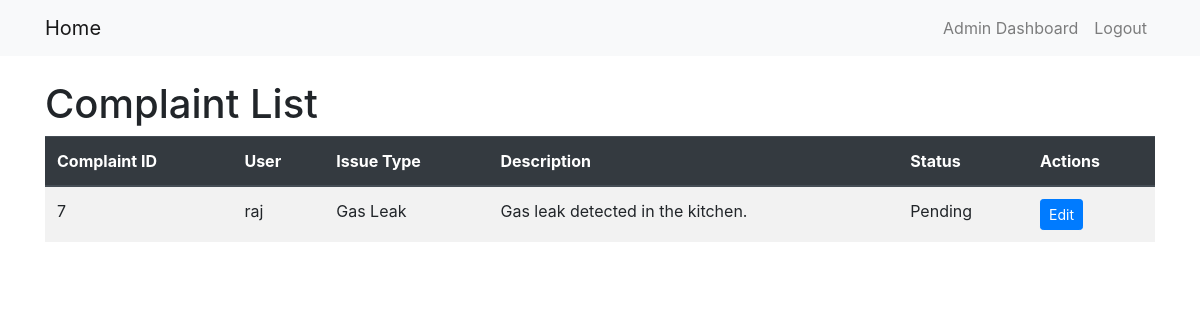
/admin-panel/complaints/ (signed in), run on the app's committed database.
### core/models.py (models this page shows, shortened)
class Complaint(models.Model):
    ISSUE_TYPES = [
        ('Gas Leak', 'Gas Leak'),
        ('Billing Issue', 'Billing Issue'),
        ('Regulator Issue', 'Regulator Issue'),
        ('Other', 'Other'),
    ]
    STATUS_CHOICES = [
        ('Pending', 'Pending'),
        ('Completed', 'Completed'),
        ('Cancelled', 'Cancelled'),
    ]
    user = models.ForeignKey(User, on_delete=models.CASCADE)
    issue_type = models.CharField(max_length=20, choices=ISSUE_TYPES)
    description = models.TextField()
    status = models.CharField(max_length=10, choices=STATUS_CHOICES, default='Pending')
    created_at = models.DateTimeField(auto_now_add=True)

class User(AbstractUser):
    phone = models.CharField(max_length=15, blank=True, null=True)
    address = models.TextField(blank=True, null=True)
    isAdmin = models.BooleanField(default=False)
    has_active_cylinder = models.BooleanField(default=False)

### admin_panel/views.py (the view)
# urls.py: path('complaints/', ComplaintListView.as_view(), name='admin_complaint_list'),
class ComplaintListView(LoginRequiredMixin, UserPassesTestMixin, ListView):
    model = Complaint
    template_name = 'admin_panel/complaint_list.html'
    context_object_name = 'complaints'
    def test_func(self):
        return self.request.user.isAdmin

### admin_panel/templates/admin_panel/complaint_list.html
{% extends 'core/base.html' %}
{% block content %}
<h1>Complaint List</h1>
<table class="table table-striped table-hover">
    <thead class="thead-dark">
        <tr>
            <th scope="col">Complaint ID</th>
            <th scope="col">User</th>
            <th scope="col">Issue Type</th>
            <th scope="col">Description</th>
            <th scope="col">Status</th>
            <th scope="col">Actions</th>
        </tr>
    </thead>
    <tbody>
        {% for complaint in complaints %}
        <tr>
            <td>{{ complaint.id }}</td>
            <td>{{ complaint.user.username }}</td>
            <td>{{ complaint.issue_type }}</td>
            <td>{{ complaint.description }}</td>
            <td>{{ complaint.status }}</td>
            <td><a href="{% url 'admin_complaint_update' complaint.id %}" class="btn btn-primary btn-sm">Edit</a></td>
        </tr>
        {% endfor %}
    </tbody>
</table>
{% endblock %}

### data on the page
Complaint: id "7", user.username "raj", issue_type "Gas Leak", description "Gas leak detected in the kitchen.", status "Pending"
